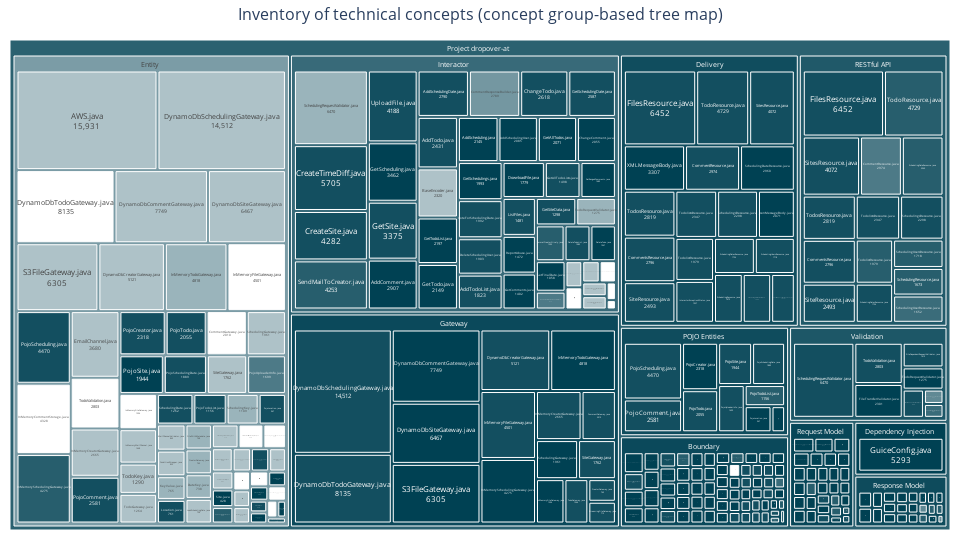

Source (notebook cell):
### Markdown cell above
Create treemap for technical concepts based on concepts

### Code cell
fig = create_treemap(results_df, 'technical', 'concept_group', technical_colorscale)
fig.show()

### Figure 1 — Plotly figure (JSON) as saved in the notebook; plotly's stock layout.template omitted (floating-point values rounded to 4 significant figures; data arrays with more than 128 entries replaced by an {"elided": "..."} marker saying what was removed)
{"data": [{"branchvalues": "total", "customdata": {"elided": "307 str values"}, "hovertemplate": "<b>%{label}</b><br>%{customdata}<extra></extra>", "ids": {"elided": "307 str values"}, "labels": {"elided": "307 str values"}, "marker": {"cmax": 1, "cmin": 0, "colors": {"elided": "307 float values"}, "colorscale": [[0, "#ffffff"], [0.01, "#bfcfd4"], [1, "#004153"]]}, "parents": {"elided": "307 str values"}, "textfont": {"size": 8}, "textinfo": "label+value", "textposition": "middle center", "type": "treemap", "values": {"elided": "307 int values"}}], "layout": {"height": 540, "margin": {"b": 10, "l": 10, "r": 10, "t": 40}, "title": {"font": {"size": 16}, "text": "Inventory of technical concepts (concept group-based tree map)", "x": 0.5, "xanchor": "center"}, "width": 960}}
